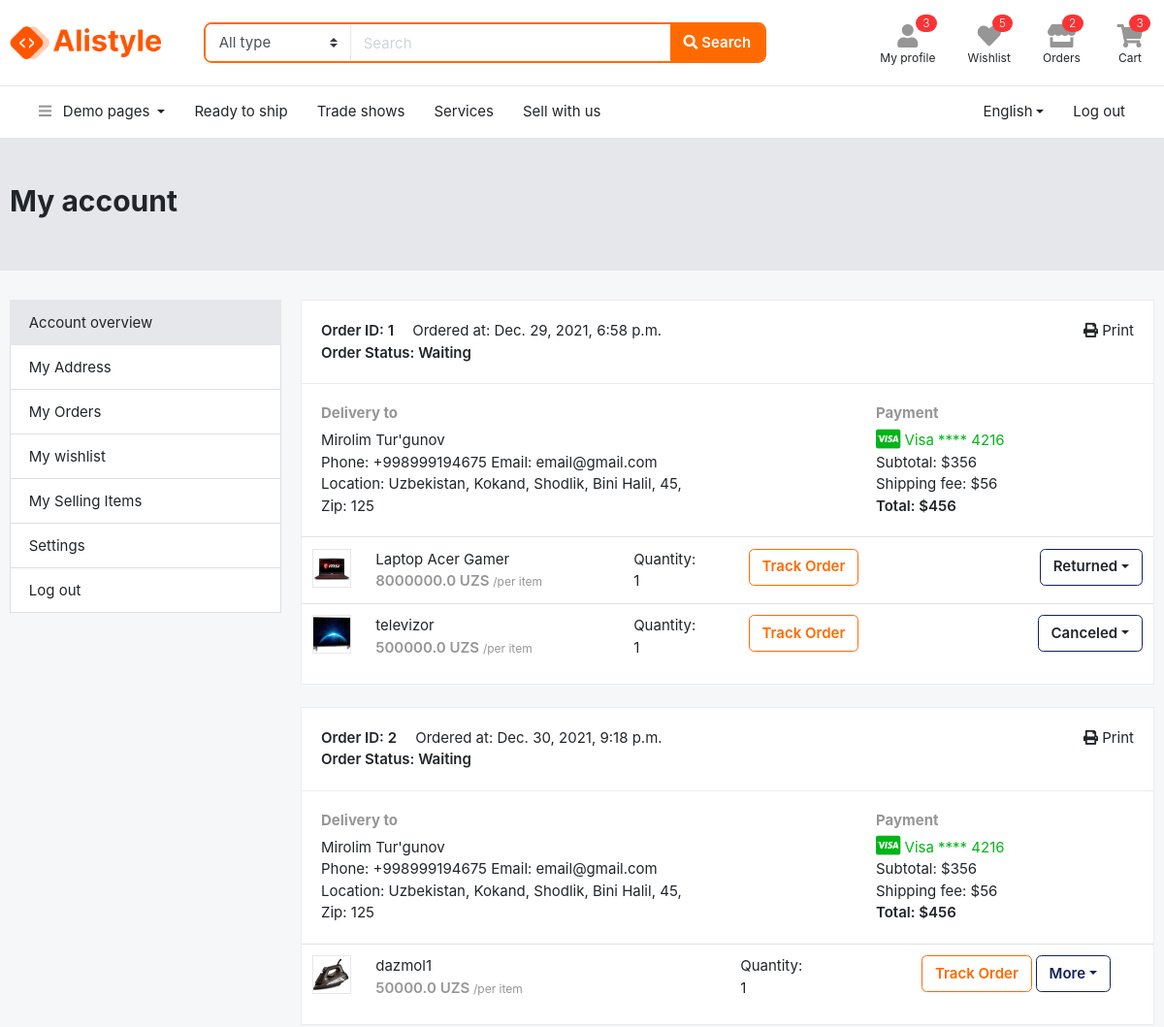
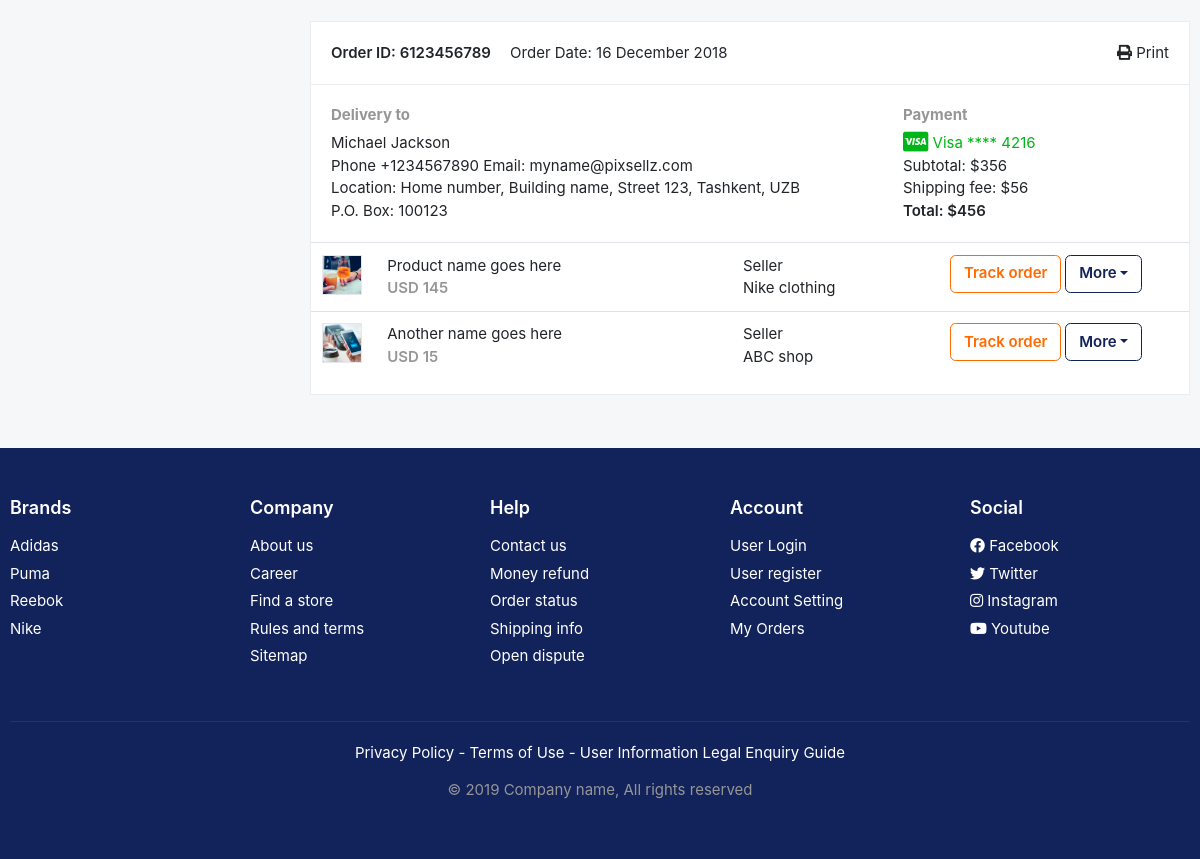
Screenshot of /orders/order/ (signed in) with the database file from the repository (2 pictures, top to bottom).
### orders/models.py (models this page shows, shortened)
class Order(models.Model):
    class Meta:
        verbose_name = 'Order'
        verbose_name_plural = 'Orders'
    user = models.ForeignKey(User, on_delete=models.CASCADE)
    first_name = models.CharField(max_length=30)
    last_name = models.CharField(max_length=30)
    phone = models.CharField(max_length=20)
    email = models.EmailField()
    zip = models.IntegerField()
    country = models.CharField(max_length=60)
    city = models.CharField(max_length=60)
    street = models.CharField(max_length=80)
    building = models.CharField(max_length=60, null=True)
    apartment = models.CharField(max_length=12, null=True)
    floor = models.CharField(max_length=4, null=True)
    STATUS_CHOICES = (
    ('Waiting', "Waiting"),
    ('Delivered', "Delivered"),
    ('Payment is waiting', 'Payment is waiting')
    )
    status = models.CharField(max_length=50, choices=STATUS_CHOICES, default='Waiting')
    ordered_at = models.DateTimeField(auto_now_add=True)
    updated_at = models.DateTimeField(auto_now=True)

class OrderItem(models.Model):
    class Meta:
        verbose_name = 'Order Item'
        verbose_name_plural = 'Order Items'
    order_id = models.PositiveIntegerField()
    product = models.ForeignKey(mdl.ProductModel, on_delete=models.CASCADE)
    quantity = models.IntegerField()
    STATUS_CHOICES = (
    ('All_of_good', 'All_of_good'),
    ('Return', "Return"),
    ('Cancel', "Cancel"),
    )
    item_status = models.CharField(max_length=20, choices=STATUS_CHOICES, default='All_of_good', null=True)
    added_at = models.DateTimeField(auto_now_add=True)
    updated_at = models.DateTimeField(auto_now=True)

### products/models.py (models this page shows)
class ProductModel(models.Model):
    class Meta:
        verbose_name = 'Product'
        verbose_name_plural = 'Products'
    category = models.ForeignKey(CategoryModel, on_delete=models.CASCADE)
    subcategory = models.ForeignKey(SubcategoryModel, on_delete=models.CASCADE)
    image = models.ImageField(upload_to='static/images/pictures/product', null=True)
    subcategory_slug = models.CharField(max_length=250, null=True)
    name = models.CharField(max_length=250)
    slug = models.CharField(max_length=250)
    price = models.FloatField(null=True)
    old_price = models.FloatField(blank=True, null=True)
    description = models.TextField(null=True)
    color = models.CharField(max_length=80, null=True, blank=True)
    size = models.CharField(max_length=20, null=True, blank=True)
    guaranty = models.CharField(max_length=80, null=True, blank=True)
    manufacture = models.CharField(max_length=300, null=True, blank=True)
    def __str__(self):
        return self.name

### orders/views.py (the view)
# urls.py: path('order/', views.profile_order_view, name='profile-orders'),
def profile_order_view(request):
    wishlist_objects = models.WishlistModel.objects.filter(user=request.user)
    cart_objects = models.CartModel.objects.filter(user=request.user)
    orders = models.Order.objects.filter(user=request.user)
    orders_id = []
    for o in orders:
        orders_id.append(o.id)
    order_items_nested = []
    order_items = []
    for o_i in orders_id:
        o_i_s = models.OrderItem.objects.filter(order_id=o_i) # o_i_s -> order items ni filter qilib olganlarim
        order_items_nested.append(o_i_s)
    if len(order_items_nested) > 1:
        for ob in order_items_nested:
            if len(ob) > 1:
                for i in ob:
                    order_items.append(i)
            else:
                order_items.append(ob[0])
    elif len(order_items_nested) == 1:
        order_items = order_items_nested[0]
    else:
        order_items = order_items_nested
    context = {
        'cart_objects': cart_objects,
        'orders': orders,
        'order_items': order_items,
        'wishlist_objects': wishlist_objects,
    }
    return render(request, 'orders/profile-orders.html', context)

### templates/orders/profile-orders.html (shortened to what this page needs)
{% extends 'helper/base.html' %}
{% load static %}
{% block content %}
<section class="section-pagetop bg-gray">
	<div class="container">
		<h2 class="title-page">My account</h2>
	</div>
</section>
<section class="section-content padding-y">
<div class="container">
<div class="row">
	{% include 'profile/profile-header.html' %}
	<main class="col-md-9">
		{% for order in orders %}
			<article class="card mb-4">
			<header class="card-header">
				<a href="{% url 'create_pdf_file' pk=order.id %}" class="float-right"> <i class="fa fa-print"></i> Print</a>
				<strong class="d-inline-block mr-3">Order ID: {{ order.id }}</strong>
				<span>Ordered at: {{ order.ordered_at }}</span><br>
				<strong class="d-inline-block mr-3">Order Status: {{ order.status }}</strong>
			</header>
			<div class="card-body">
				<div class="row">
					<div class="col-md-8">
						<h6 class="text-muted">Delivery to</h6>
						<p>{{ order.first_name }} {{ order.last_name }} <br>
						Phone: {{ order.phone }} Email: {{ order.email }} <br>
						Location: {{ order.country }}, {{ order.city }}, {{ order.street }}, {{ order.building }}, {{ order.floor }}, {{ building.apartment }} <br>
						Zip: {{ order.zip }}
						</p>
					</div>
					<div class="col-md-4">
						<h6 class="text-muted">Payment</h6>
						<span class="text-success">
							<i class="fab fa-lg fa-cc-visa"></i>
							Visa  **** 4216
						</span>
						<p>Subtotal: $356 <br>
						Shipping fee:  $56 <br>
						<span class="b">Total:  $456 </span>
						</p>
					</div>
				</div>
			</div>
			<div class="table-responsive">
				<table class="table table-hover">
					<tbody>
						{% for oi in order_items %}
							{% if oi.order_id == order.id %}
								 <tr>
									<td width="65">
										<img src="{{ oi.product.image.url }}" class="img-xs border">
									</td>
									<td>
										<p class="title mb-0">{{ oi.product }} </p>
										<var class="price text-muted">{{ oi.product.price }} UZS <small>/per item</small></var>
									</td>
									<td> Quantity: <br> {{ oi.quantity }} </td>
									<td width="250"> <a href="#" class="btn btn-outline-primary">Track Order</a>
										<div class="dropdown d-inline-block">
											{% if oi.item_status == 'All_of_good' %}
												<a href="#" data-toggle="dropdown" class="dropdown-toggle btn btn-outline-secondary">More</a>
											{% else %}
												<td class="text-right">
													<a class="dropdown-toggle btn btn-outline-secondary" data-original-title="Your order's this item was {{ oi.item_status }}ed at {{oi.updated_at}}" data-toggle="tooltip">{{ oi.item_status }}ed</a>
												</td>
											{% endif %}
										</div>
									</td>
								</tr>
							{% endif%}
						{% endfor %}
					</tbody>
				</table>
			</div>
			</article>
		{% endfor %}
		<article class="card order-item mb-4">
		<header class="card-header">
			<a href="#" class="float-right"> <i class="fa fa-print"></i> Print</a>
			<strong class="d-inline-block mr-3">Order ID: 6123456789</strong>
			<span>Order Date: 16 December 2018</span>
		</header>
		<div class="card-body">
			<div class="row">
				<div class="col-md-8">
					<h6 class="text-muted">Delivery to</h6>
					<p>Michael Jackson <br>
					Phone +1234567890 Email: myname@pixsellz.com <br>
			    	Location: Home number, Building name, Street 123,  Tashkent, UZB <br>
			    	P.O. Box: 100123
			 		</p>
				</div>
				<div class="col-md-4">
					<h6 class="text-muted">Payment</h6>
					<span class="text-success">
						<i class="fab fa-lg fa-cc-visa"></i>
					    Visa  **** 4216
					</span>
					<p>Subtotal: $356 <br>
					 Shipping fee:  $56 <br>
					 <span class="b">Total:  $456 </span>
					</p>
				</div>
			</div>
		</div>
		<div class="table-responsive">
		<table class="table table-hover">
			<tbody><tr>
				<td width="65">
					<img src="{% static 'images/items/1.jpg' %}" class="img-xs border">
				</td>
				<td>
					<p class="title mb-0">Product name goes here </p>
					<var class="price text-muted">USD 145</var>
				</td>
				<td> Seller <br> Nike clothing </td>
				<td width="250"> <a href="#" class="btn btn-outline-primary">Track order</a>
					<div class="dropdown d-inline-block">
						 <a href="#" data-toggle="dropdown" class="dropdown-toggle btn btn-outline-secondary">More</a>
					</div>
				</td>
			</tr>
			<tr>
				<td>
					<img src="{% static 'images/items/2.jpg' %}" class="img-xs border">
				</td>
				<td>
					<p class="title mb-0">Another name goes here </p>
					<var class="price text-muted">USD 15</var>
				</td>
				<td> Seller <br> ABC shop </td>
				<td> <a href="#" class="btn btn-outline-primary">Track order</a>
					<div class="dropdown d-inline-block">
						 <a href="#" data-toggle="dropdown" class="dropdown-toggle btn btn-outline-secondary">More</a>
					</div>
				</td>
			</tr>
		</tbody></table>
		</div>
		</article>
	</main>
</div>
</div>
</section>
{% endblock %}

### static/css/ui.css (style rules this page uses)
html { font-family:'Inter', sans-serif;font-size:15px }
.img-xs,.img-sm,.img-md,.img-lg { -o-object-fit:cover;object-fit:cover;-ms-flex-negative:0;flex-shrink:0;-webkit-box-flex:0;-ms-flex-positive:0;flex-grow:0 }
.img-xs { width:40px;height:40px }
.padding-y { padding-top:30px;padding-bottom:30px }
var { font-style:normal }
article:after,.form-group:after { display:block;clear:both;content:"" }
.title-page { color:#212529 }
.b { font-weight:600 }
p:last-child { margin-bottom:0 }
.price { font-weight:600;color:#212529 }
body { background-color:#f6f7f9 }
.section-pagetop { padding:45px 0 }

### rows the page displays
Order: id "1", ordered_at "Dec. 29, 2021, 6:58 p.m.", status "Waiting", first_name "Mirolim", last_name "Tur'gunov", phone "+998999194675", email "email@gmail.com", country "Uzbekistan", city "Kokand", street "Shodlik", building "Bini Halil", floor "45", zip "125"
OrderItem: product.image (picture), product "Laptop Acer Gamer", product.price "8000000.0", quantity "1", item_status "Return"
OrderItem: product.image (picture), product "televizor", product.price "500000.0", quantity "1", item_status "Cancel"
Order: id "2", ordered_at "Dec. 30, 2021, 9:18 p.m.", status "Waiting", first_name "Mirolim", last_name "Tur'gunov", phone "+998999194675", email "email@gmail.com", country "Uzbekistan", city "Kokand", street "Shodlik", building "Bini Halil", floor "45", zip "125"
OrderItem: product.image (picture), product "dazmol1", product.price "50000.0", quantity "1", item_status "More"

### other values shown
{{ wishlist_objects.count }} "5"
{{ orders.count }} "2"
{{ cart_objects.count }} "3"
